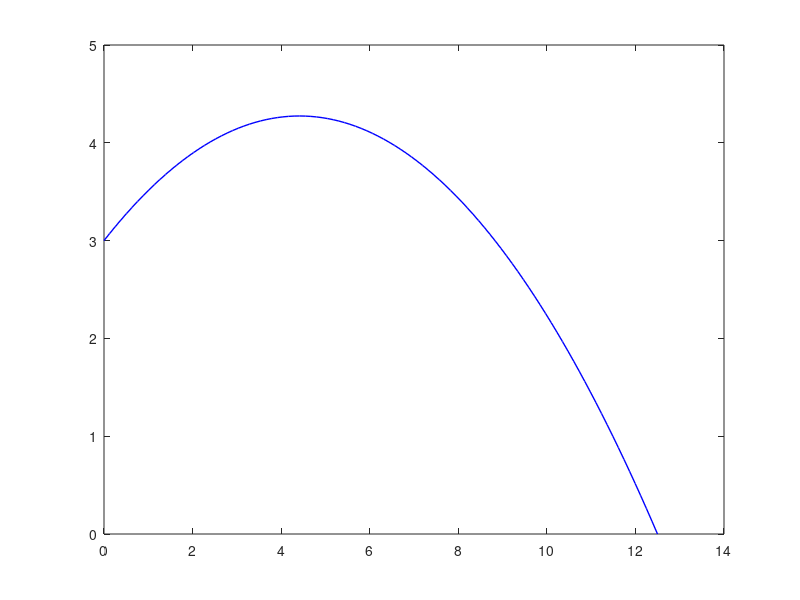

Write MATLAB code to recreate this figure. (Note: this script raises an error after producing the figure.)
% Simple projectile simulation 
% Air resistance not included


% Variables 

u = 10
theta = 30; theta = deg2rad(theta)
g = 9.81
initialHeight = 3 


% Finding the Limits - When vertical height reaches 0

a = -0.5*g
b = u*sin(theta) 
c = initialHeight
x1 = (-b - sqrt(b.^2 - 4*a*c))/(2*a) 
x2 = (-b + sqrt(b.^2 - 4*a*c))/(2*a) 

tMax = max(x1, x2) 

xMax = u * cos(theta) * tMax

% Graph making

x = linspace( 0, xMax, 100)
y = x * tan(theta) - (g / (2 * u^2 * cos(theta)^2)) * x.^2 + initialHeight;

plot( x ,y, 'b', 'LineWidth',1)

% Graph Annotation

xlabel('Horizontal distance/m', FontSize= 12); ylabel('Vertical distance/m','FontSize',12)
title('Projectile Motion', FontSize=18)
